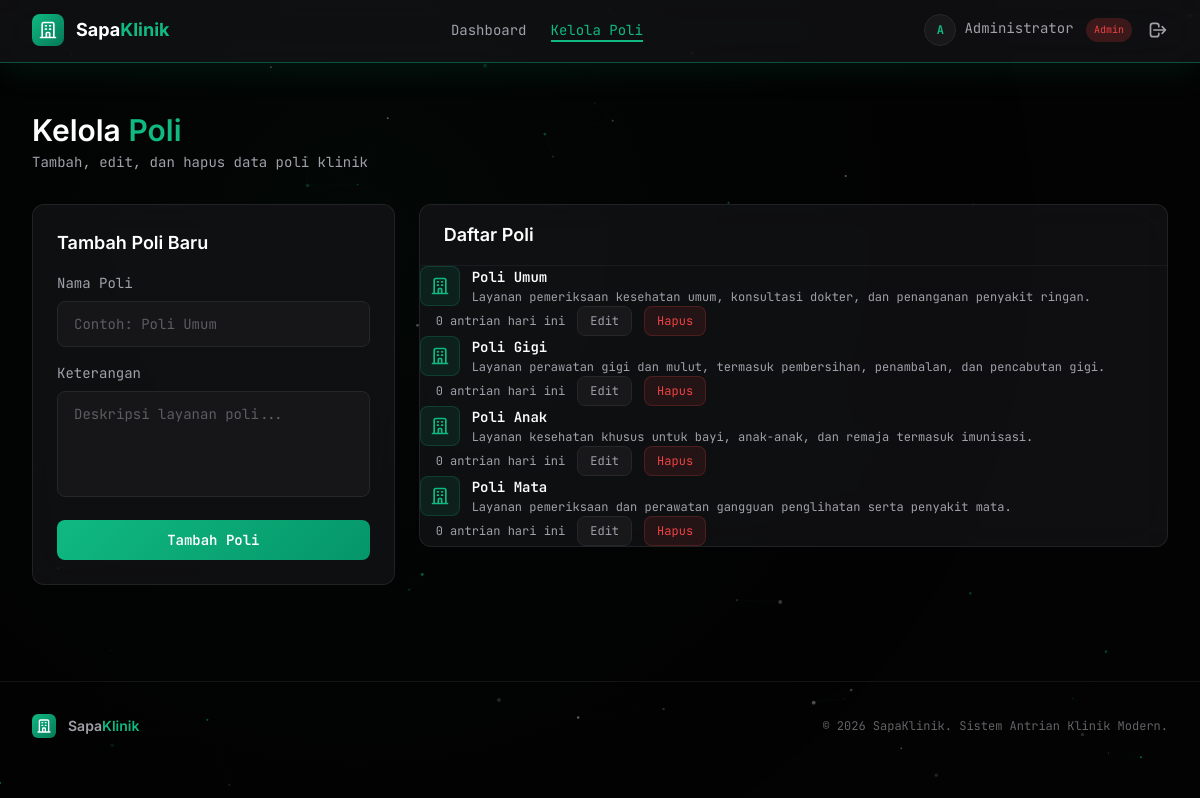
The app's page /admin/kelola_poli.php (signed in) with its own data.
### tables this page shows
CREATE TABLE IF NOT EXISTS poli (
    id_poli INT AUTO_INCREMENT PRIMARY KEY,
    nama_poli VARCHAR(100) NOT NULL,
    keterangan TEXT,
    created_at TIMESTAMP DEFAULT CURRENT_TIMESTAMP
);

### config/database.php (called while the page is built, shortened)
<?php
function e($string) {
    return htmlspecialchars($string, ENT_QUOTES, 'UTF-8');
}
?>

### admin/kelola_poli.php (the view, shortened to what this page needs)
<?php
require_once '../config/database.php';
$poli_list = $conn->query("SELECT p.*, (SELECT COUNT(*) FROM antrian a WHERE a.id_poli = p.id_poli AND a.tanggal_berobat = CURDATE()) as antrian_hari_ini FROM poli p ORDER BY p.id_poli ASC");
$edit_poli = null;
include '../includes/header.php';
?>
<div class="max-w-7xl mx-auto px-4 sm:px-6 lg:px-8 py-8">
    <div class="flex items-center justify-between mb-8 animate-fade-in">
        <div>
            <h1 class="font-display font-semibold text-2xl sm:text-3xl">Kelola <span class="text-primary">Poli</span></h1>
            <p class="text-text-secondary text-sm font-mono mt-1">Tambah, edit, dan hapus data poli klinik</p>
        </div>
    </div>
    <div class="grid grid-cols-1 lg:grid-cols-3 gap-6">
        <div class="lg:col-span-1">
            <div class="glass-card rounded-xl p-6 animate-fade-in animate-delay-1">
                <h2 class="font-display font-semibold text-lg mb-4">
                    <?= $edit_poli ? 'Edit Poli' : 'Tambah Poli Baru' ?>
                </h2>
                <form method="POST" class="space-y-4">
                    <div>
                        <label class="block text-sm text-text-secondary mb-2 font-mono" for="nama_poli">Nama Poli</label>
                        <input type="text" id="nama_poli" name="nama_poli" required
                            value="<?= $edit_poli ? e($edit_poli['nama_poli']) : '' ?>"
                            class="input-field w-full px-4 py-3 rounded-lg text-white text-sm font-mono placeholder-text-secondary/50"
                            placeholder="Contoh: Poli Umum">
                    </div>
                    <div>
                        <label class="block text-sm text-text-secondary mb-2 font-mono" for="keterangan">Keterangan</label>
                        <textarea id="keterangan" name="keterangan" rows="4"
                            class="input-field w-full px-4 py-3 rounded-lg text-white text-sm font-mono placeholder-text-secondary/50 resize-none"
                            placeholder="Deskripsi layanan poli..."><?= $edit_poli ? e($edit_poli['keterangan']) : '' ?></textarea>
                    </div>
                    <div class="flex space-x-3">
                        <button type="submit" class="btn-primary flex-1 py-2.5 rounded-lg text-white font-semibold text-sm font-mono">
                            <?= $edit_poli ? 'Simpan Perubahan' : 'Tambah Poli' ?>
                        </button>
                    </div>
                </form>
            </div>
        </div>
        <div class="lg:col-span-2">
            <div class="glass-card rounded-xl overflow-hidden animate-fade-in animate-delay-2">
                <div class="px-6 py-4 border-b border-border/50">
                    <h2 class="font-display font-semibold text-lg">Daftar Poli</h2>
                </div>
                <?php if ($poli_list->num_rows > 0): ?>
                <div class="divide-y divide-border/20">
                    <?php while($poli = $poli_list->fetch_assoc()): ?>
                    <div class="table-row px-6 py-4 flex items-center justify-between">
                        <div class="flex-1">
                            <div class="flex items-center space-x-3">
                                <div class="w-10 h-10 rounded-lg bg-primary/10 flex items-center justify-center border border-primary/20 flex-shrink-0">
                                    <svg class="w-5 h-5 text-primary" fill="none" stroke="currentColor" viewBox="0 0 24 24">
                                        <path stroke-linecap="round" stroke-linejoin="round" stroke-width="2" d="M19 21V5a2 2 0 00-2-2H7a2 2 0 00-2 2v16m14 0h2m-2 0h-5m-9 0H3m2 0h5M9 7h1m-1 4h1m4-4h1m-1 4h1m-5 10v-5a1 1 0 011-1h2a1 1 0 011 1v5m-4 0h4"/>
                                    </svg>
                                </div>
                                <div>
                                    <h3 class="font-semibold text-sm text-white"><?= e($poli['nama_poli']) ?></h3>
                                    <p class="text-xs text-text-secondary font-mono mt-0.5 line-clamp-1"><?= e($poli['keterangan']) ?></p>
                                </div>
                            </div>
                        </div>
                        <div class="flex items-center space-x-3 ml-4">
                            <span class="text-xs text-text-secondary font-mono hidden sm:inline"><?= $poli['antrian_hari_ini'] ?> antrian hari ini</span>
                            <a href="kelola_poli.php?edit=<?= $poli['id_poli'] ?>" class="px-3 py-1.5 rounded-lg text-xs font-mono bg-surface text-text-secondary border border-border hover:border-primary hover:text-primary transition-colors">
                                Edit
                            </a>
                            <form method="POST" action="proses_delete.php" class="inline" onsubmit="return confirm('Yakin ingin menghapus poli ini? Semua antrian terkait juga akan dihapus.')">
                                <button type="submit" class="px-3 py-1.5 rounded-lg text-xs font-mono bg-accent/10 text-accent border border-accent/20 hover:bg-accent/20 transition-colors">
                                    Hapus
                                </button>
                            </form>
                        </div>
                    </div>
                    <?php endwhile; ?>
                </div>
                <?php endif; ?>
            </div>
        </div>
    </div>
</div>
<?php include '../includes/footer.php'; ?>

### includes/header.php (shortened to what this page needs)
<!DOCTYPE html>
<html lang="id" class="scroll-smooth">
<head>
    <script src="https://cdn.tailwindcss.com"></script>
</head>
<body class="min-h-screen bg-dark text-white font-mono">
    <?php if(isset($_SESSION['id_user'])): ?>
    <nav class="fixed top-0 left-0 right-0 z-50 glass-card border-t-0 border-l-0 border-r-0">
        <div class="max-w-7xl mx-auto px-4 sm:px-6 lg:px-8">
            <div class="flex items-center justify-between h-16">
                <a href="<?= $_SESSION['role'] === 'admin' ? '../admin/dashboard.php' : '../pasien/dashboard.php' ?>" class="flex items-center space-x-3">
                    <div class="w-8 h-8 rounded-lg bg-gradient-to-br from-primary to-emerald-700 flex items-center justify-center">
                        <svg class="w-5 h-5 text-white" fill="none" stroke="currentColor" viewBox="0 0 24 24">
                            <path stroke-linecap="round" stroke-linejoin="round" stroke-width="2" d="M19 21V5a2 2 0 00-2-2H7a2 2 0 00-2 2v16m14 0h2m-2 0h-5m-9 0H3m2 0h5M9 7h1m-1 4h1m4-4h1m-1 4h1m-5 10v-5a1 1 0 011-1h2a1 1 0 011 1v5m-4 0h4"/>
                        </svg>
                    </div>
                    <span class="font-display font-bold text-lg text-white">Sapa<span class="text-primary">Klinik</span></span>
                </a>
                <div class="hidden md:flex items-center space-x-6">
                    <?php if($_SESSION['role'] === 'admin'): ?>
                        <a href="../admin/dashboard.php" class="nav-link text-sm text-text-secondary hover:text-white <?= (basename($_SERVER['PHP_SELF']) == 'dashboard.php' && strpos($_SERVER['PHP_SELF'], 'admin') !== false) ? 'active' : '' ?>">Dashboard</a>
                        <a href="../admin/kelola_poli.php" class="nav-link text-sm text-text-secondary hover:text-white <?= basename($_SERVER['PHP_SELF']) == 'kelola_poli.php' ? 'active' : '' ?>">Kelola Poli</a>
                    <?php else: ?>
                        <a href="../pasien/dashboard.php" class="nav-link text-sm text-text-secondary hover:text-white <?= basename($_SERVER['PHP_SELF']) == 'dashboard.php' ? 'active' : '' ?>">Dashboard</a>
                    <?php endif; ?>
                </div>
                <div class="flex items-center space-x-4">
                    <div class="hidden sm:flex items-center space-x-2">
                        <div class="w-8 h-8 rounded-full bg-surface border border-border flex items-center justify-center">
                            <span class="text-xs font-bold text-primary"><?= strtoupper(substr($_SESSION['nama_lengkap'], 0, 1)) ?></span>
                        </div>
                        <div class="text-sm">
                            <span class="text-text-secondary"><?= e($_SESSION['nama_lengkap']) ?></span>
                            <span class="inline-block ml-1 px-2 py-0.5 text-[10px] rounded-pill <?= $_SESSION['role'] === 'admin' ? 'bg-accent/20 text-accent' : 'bg-primary/20 text-primary' ?>"><?= ucfirst($_SESSION['role']) ?></span>
                        </div>
                    </div>
                    <a href="../auth/logout.php" class="text-sm text-text-secondary hover:text-accent transition-colors" title="Logout">
                        <svg class="w-5 h-5" fill="none" stroke="currentColor" viewBox="0 0 24 24">
                            <path stroke-linecap="round" stroke-linejoin="round" stroke-width="2" d="M17 16l4-4m0 0l-4-4m4 4H7m6 4v1a3 3 0 01-3 3H6a3 3 0 01-3-3V7a3 3 0 013-3h4a3 3 0 013 3v1"/>
                        </svg>
                    </a>
                </div>
            </div>
        </div>
    </nav>
    <?php endif; ?>
    <main class="relative z-10 <?= isset($_SESSION['id_user']) ? 'pt-20' : '' ?>">

### includes/footer.php
    </main>
    <footer class="relative z-10 border-t border-border/50 mt-16">
        <div class="max-w-7xl mx-auto px-4 sm:px-6 lg:px-8 py-8">
            <div class="flex flex-col sm:flex-row items-center justify-between gap-4">
                <div class="flex items-center space-x-3">
                    <div class="w-6 h-6 rounded-md bg-gradient-to-br from-primary to-emerald-700 flex items-center justify-center">
                        <svg class="w-4 h-4 text-white" fill="none" stroke="currentColor" viewBox="0 0 24 24">
                            <path stroke-linecap="round" stroke-linejoin="round" stroke-width="2" d="M19 21V5a2 2 0 00-2-2H7a2 2 0 00-2 2v16m14 0h2m-2 0h-5m-9 0H3m2 0h5M9 7h1m-1 4h1m4-4h1m-1 4h1m-5 10v-5a1 1 0 011-1h2a1 1 0 011 1v5m-4 0h4"/>
                        </svg>
                    </div>
                    <span class="font-display font-semibold text-sm text-text-secondary">Sapa<span class="text-primary">Klinik</span></span>
                </div>
                <p class="text-xs text-text-secondary/60 font-mono">&copy; <?= date('Y') ?> SapaKlinik. Sistem Antrian Klinik Modern.</p>
            </div>
        </div>
    </footer>
</body>
</html>

### includes/header.php (style rules this page uses)
* { margin: 0; padding: 0; box-sizing: border-box; }
body { font-family: 'JetBrains Mono', monospace; background-color: #030303; color: #FFFFFF; overflow-x: hidden; }
.glass-card { background: rgba(24, 24, 27, 0.6); backdrop-filter: blur(20px); -webkit-backdrop-filter: blur(20px); border: 1px solid rgba(39, 39, 42, 0.8); transition: all 0.4s cubic-bezier(0.4, 0, 0.2, 1); }
.btn-primary { background: linear-gradient(135deg, #10B981, #059669); transition: all 0.3s cubic-bezier(0.4, 0, 0.2, 1); }
.animate-fade-in { animation: fadeInUp 0.6s ease-out forwards; }
.animate-delay-1 { animation-delay: 0.1s; opacity: 0; }
.animate-delay-2 { animation-delay: 0.2s; opacity: 0; }
.table-row { transition: all 0.2s ease; }
.input-field { background: rgba(24, 24, 27, 0.8); border: 1px solid #27272A; transition: all 0.3s ease; }
.nav-link { position: relative; transition: color 0.3s ease; }
.nav-link::after { content: ''; position: absolute; bottom: -2px; left: 0; width: 0; height: 2px; background: #10B981; transition: width 0.3s ease; }
.nav-link.active { color: #10B981; }
.nav-link.active::after { width: 100%; }

### records on screen
poli: nama_poli "Poli Umum", keterangan "Layanan pemeriksaan kesehatan umum, konsultasi dokter, dan penanganan penyakit ringan.", antrian_hari_ini "0"
poli: nama_poli "Poli Gigi", keterangan "Layanan perawatan gigi dan mulut, termasuk pembersihan, penambalan, dan pencabutan gigi.", antrian_hari_ini "0"
poli: nama_poli "Poli Anak", keterangan "Layanan kesehatan khusus untuk bayi, anak-anak, dan remaja termasuk imunisasi.", antrian_hari_ini "0"
poli: nama_poli "Poli Mata", keterangan "Layanan pemeriksaan dan perawatan gangguan penglihatan serta penyakit mata.", antrian_hari_ini "0"

### other values on screen
substr($_SESSION['nama_lengkap'], 0, 1) "A"
$_SESSION['nama_lengkap'] "Administrator"
$_SESSION['role'] "Admin"
